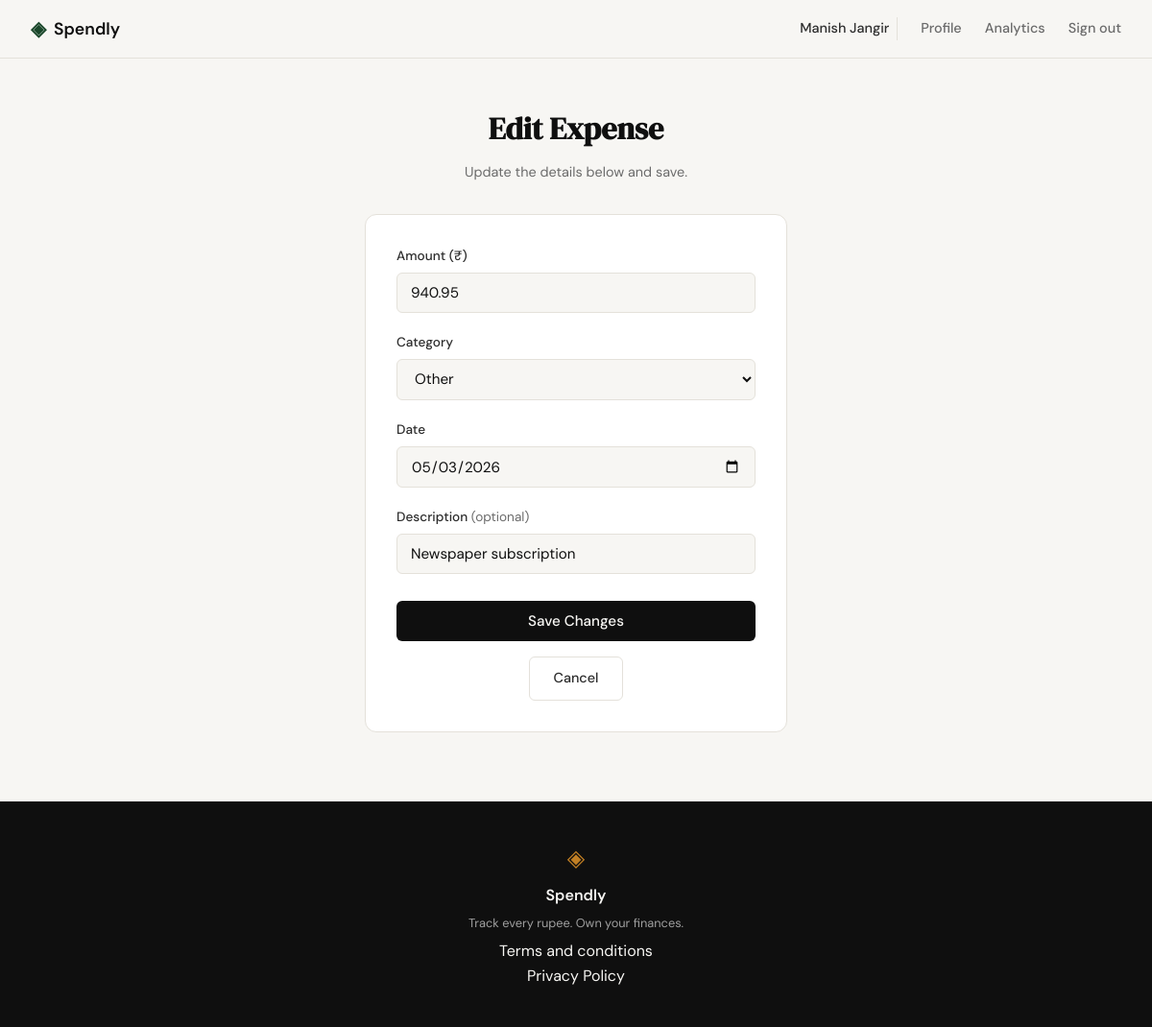
/expenses/16/edit (signed in), run on the app's committed database.
### tables this page shows
CREATE TABLE expenses (
            id INTEGER PRIMARY KEY AUTOINCREMENT,
            user_id INTEGER NOT NULL,
            amount REAL NOT NULL,
            category TEXT NOT NULL,
            date TEXT NOT NULL,
            description TEXT,
            created_at TEXT DEFAULT (datetime('now')),
            FOREIGN KEY (user_id) REFERENCES users(id)
        );

### app.py (the view, shortened to what this page needs)
@app.route("/expenses/<int:id>/edit", methods=["GET", "POST"])
def edit_expense(id):
    if not session.get("user_id"):
        flash("Please log in to edit an expense.", "error")
        return redirect(url_for("login"))
    expense = get_expense_by_id(id)
    if expense is None:
        abort(404)
    if expense["user_id"] != session["user_id"]:
        abort(403)
    return render_template(
        "edit_expense.html",
        expense=expense,
        categories=sorted(ALLOWED_CATEGORIES),
    )

### database/db.py (called while the page is built)
def get_db():
    conn = sqlite3.connect(DATABASE)
    conn.row_factory = sqlite3.Row
    conn.execute("PRAGMA foreign_keys = ON")
    return conn

def get_expense_by_id(expense_id):
    conn = get_db()
    cursor = conn.cursor()
    cursor.execute(
        "SELECT id, user_id, amount, category, date, description FROM expenses WHERE id = ?",
        (expense_id,),
    )
    row = cursor.fetchone()
    conn.close()
    if row is None:
        return None
    return dict(row)

### templates/edit_expense.html (shortened to what this page needs)
{% extends "base.html" %}
{% block content %}
<section class="auth-section">
  <div class="auth-container">
    <div class="auth-header">
      <h1 class="auth-title">Edit Expense</h1>
      <p class="auth-subtitle">Update the details below and save.</p>
    </div>
    <div class="auth-card">
      <form method="POST">
        <div class="form-group">
          <label for="amount">Amount (₹)</label>
          <input type="number" id="amount" name="amount" class="form-input"
                 step="0.01" min="0.01" value="{{ expense.amount }}" required>
        </div>
        <div class="form-group">
          <label for="category">Category</label>
          <select id="category" name="category" class="form-input">
            {% for cat in categories %}
              <option value="{{ cat }}" {{ 'selected' if cat == expense.category else '' }}>{{ cat }}</option>
            {% endfor %}
          </select>
        </div>
        <div class="form-group">
          <label for="date">Date</label>
          <input type="date" id="date" name="date" class="form-input"
                 value="{{ expense.date }}" required>
        </div>
        <div class="form-group">
          <label for="description">Description <span style="font-weight:400;color:var(--ink-muted)">(optional)</span></label>
          <input type="text" id="description" name="description" class="form-input"
                 value="{{ expense.description or '' }}">
        </div>
        <button type="submit" class="btn-submit">Save Changes</button>
      </form>
      <p style="text-align:center; margin-top:1rem;">
        <a href="{{ url_for('profile') }}" class="btn-ghost">Cancel</a>
      </p>
    </div>
  </div>
</section>
{% endblock %}

### static/css/style.css (style rules this page uses)
:root { --ink: #0f0f0f; --ink-soft: #2d2d2d; --ink-muted: #6b6b6b; --ink-faint: #a0a0a0; --paper: #f7f6f3; --paper-warm: #f0ede6; --paper-card: #ffffff; --accent: #1a472a; --accent-light: #e8f0eb; --accent-2: #c17f24; --accent-2-light: #fdf3e3; --danger: #c0392b; --danger-light: #fdecea; --border: #e4e1da; --border-soft: #eeebe4; --font-display: 'DM Serif Display', Georgia, serif; --font-body: 'DM Sans', system-ui, sans-serif; --max-width: 1200px; --auth-width: 440px; --radius-sm: 6px; --radius-md: 12px; --radius-lg: 20px; }
*, *::before, *::after { box-sizing: border-box; margin: 0; padding: 0; }
html { font-size: 16px; scroll-behavior: smooth; }
body { background: var(--paper); color: var(--ink); font-family: var(--font-body); font-size: 1rem; line-height: 1.6; -webkit-font-smoothing: antialiased; }
a { color: inherit; text-decoration: none; }
.btn-ghost { display: inline-block; background: transparent; color: var(--ink-soft); padding: 0.65rem 1.5rem; border-radius: var(--radius-sm); font-size: 0.9rem; font-weight: 500; border: 1px solid var(--border); transition: all 0.2s; text-decoration: none; }
.auth-section { min-height: calc(100vh - 60px - 100px); display: flex; align-items: center; justify-content: center; padding: 3rem 2rem; }
.auth-container { width: 100%; max-width: var(--auth-width); }
.auth-header { text-align: center; margin-bottom: 2rem; }
.auth-title { font-family: var(--font-display); font-size: 2rem; color: var(--ink); margin-bottom: 0.5rem; }
.auth-subtitle { font-size: 0.9rem; color: var(--ink-muted); }
.auth-card { background: var(--paper-card); border: 1px solid var(--border); border-radius: var(--radius-md); padding: 2rem; margin-bottom: 1.5rem; }
.form-group { margin-bottom: 1.25rem; }
.form-group label { display: block; font-size: 0.85rem; font-weight: 500; color: var(--ink-soft); margin-bottom: 0.4rem; }
.form-input { width: 100%; padding: 0.6rem 0.875rem; border: 1px solid var(--border); border-radius: var(--radius-sm); font-family: var(--font-body); font-size: 0.95rem; color: var(--ink); background: var(--paper); outline: none; transition: border-color 0.2s; }
.form-input::placeholder { color: var(--ink-faint); }
.btn-submit { width: 100%; padding: 0.7rem; background: var(--ink); color: var(--paper); border: none; border-radius: var(--radius-sm); font-family: var(--font-body); font-size: 0.95rem; font-weight: 500; cursor: pointer; transition: background 0.2s; margin-top: 0.5rem; }

### data on the page
expenses: amount "940.95", date "05/03/2026", description "Newspaper subscription"

### other printed values
{{ session.get('user_name', 'User') }} "Manish Jangir"
form field category "Other"
